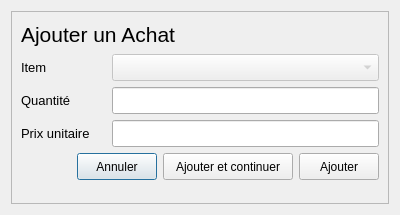
<?xml version="1.0" encoding="UTF-8"?>
<ui version="4.0">
 <class>Dialog</class>
 <widget class="QDialog" name="Dialog">
  <property name="geometry">
   <rect>
    <x>0</x>
    <y>0</y>
    <width>400</width>
    <height>215</height>
   </rect>
  </property>
  <property name="windowTitle">
   <string>Dialog</string>
  </property>
  <layout class="QGridLayout" name="gridLayout">
   <item row="0" column="0">
    <widget class="QFrame" name="frame">
     <property name="frameShape">
      <enum>QFrame::StyledPanel</enum>
     </property>
     <property name="frameShadow">
      <enum>QFrame::Raised</enum>
     </property>
     <layout class="QGridLayout" name="gridLayout_2">
      <item row="0" column="0">
       <layout class="QVBoxLayout" name="verticalLayout">
        <item>
         <layout class="QHBoxLayout" name="horizontalLayout_6">
          <item>
           <widget class="QLabel" name="label_5">
            <property name="minimumSize">
             <size>
              <width>85</width>
              <height>27</height>
             </size>
            </property>
            <property name="font">
             <font>
              <pointsize>16</pointsize>
             </font>
            </property>
            <property name="text">
             <string>Ajouter un Achat</string>
            </property>
            <property name="margin">
             <number>0</number>
            </property>
           </widget>
          </item>
         </layout>
        </item>
        <item>
         <layout class="QHBoxLayout" name="horizontalLayout_3">
          <item>
           <widget class="QLabel" name="label_3">
            <property name="minimumSize">
             <size>
              <width>85</width>
              <height>27</height>
             </size>
            </property>
            <property name="maximumSize">
             <size>
              <width>85</width>
              <height>16777215</height>
             </size>
            </property>
            <property name="font">
             <font>
              <pointsize>10</pointsize>
             </font>
            </property>
            <property name="text">
             <string>Item</string>
            </property>
           </widget>
          </item>
          <item>
           <widget class="QComboBox" name="division_comboBox">
            <property name="enabled">
             <bool>false</bool>
            </property>
            <property name="minimumSize">
             <size>
              <width>220</width>
              <height>27</height>
             </size>
            </property>
           </widget>
          </item>
         </layout>
        </item>
        <item>
         <layout class="QHBoxLayout" name="horizontalLayout">
          <item>
           <widget class="QLabel" name="label">
            <property name="minimumSize">
             <size>
              <width>85</width>
              <height>27</height>
             </size>
            </property>
            <property name="maximumSize">
             <size>
              <width>85</width>
              <height>16777215</height>
             </size>
            </property>
            <property name="font">
             <font>
              <pointsize>10</pointsize>
             </font>
            </property>
            <property name="text">
             <string>Quantité</string>
            </property>
           </widget>
          </item>
          <item>
           <widget class="QLineEdit" name="nom_lineEdit">
            <property name="minimumSize">
             <size>
              <width>220</width>
              <height>27</height>
             </size>
            </property>
            <property name="font">
             <font>
              <pointsize>10</pointsize>
             </font>
            </property>
           </widget>
          </item>
         </layout>
        </item>
        <item>
         <layout class="QHBoxLayout" name="horizontalLayout_2">
          <item>
           <widget class="QLabel" name="label_2">
            <property name="minimumSize">
             <size>
              <width>85</width>
              <height>27</height>
             </size>
            </property>
            <property name="maximumSize">
             <size>
              <width>85</width>
              <height>16777215</height>
             </size>
            </property>
            <property name="font">
             <font>
              <pointsize>10</pointsize>
             </font>
            </property>
            <property name="text">
             <string>Prix unitaire</string>
            </property>
           </widget>
          </item>
          <item>
           <widget class="QLineEdit" name="designation_lineEdit">
            <property name="minimumSize">
             <size>
              <width>220</width>
              <height>27</height>
             </size>
            </property>
            <property name="font">
             <font>
              <pointsize>10</pointsize>
             </font>
            </property>
           </widget>
          </item>
         </layout>
        </item>
        <item>
         <layout class="QHBoxLayout" name="horizontalLayout_5">
          <item>
           <spacer name="horizontalSpacer">
            <property name="orientation">
             <enum>Qt::Horizontal</enum>
            </property>
            <property name="sizeHint" stdset="0">
             <size>
              <width>40</width>
              <height>20</height>
             </size>
            </property>
           </spacer>
          </item>
          <item>
           <widget class="QPushButton" name="annuler_pushButton">
            <property name="minimumSize">
             <size>
              <width>70</width>
              <height>27</height>
             </size>
            </property>
            <property name="text">
             <string>Annuler</string>
            </property>
           </widget>
          </item>
          <item>
           <widget class="QPushButton" name="ajouterPlus_pushButton">
            <property name="minimumSize">
             <size>
              <width>130</width>
              <height>27</height>
             </size>
            </property>
            <property name="text">
             <string>Ajouter et continuer</string>
            </property>
           </widget>
          </item>
          <item>
           <widget class="QPushButton" name="ajouter_pushButton">
            <property name="minimumSize">
             <size>
              <width>70</width>
              <height>27</height>
             </size>
            </property>
            <property name="text">
             <string>Ajouter</string>
            </property>
           </widget>
          </item>
         </layout>
        </item>
       </layout>
      </item>
      <item row="1" column="0">
       <spacer name="verticalSpacer">
        <property name="orientation">
         <enum>Qt::Vertical</enum>
        </property>
        <property name="sizeHint" stdset="0">
         <size>
          <width>20</width>
          <height>2</height>
         </size>
        </property>
       </spacer>
      </item>
     </layout>
    </widget>
   </item>
  </layout>
 </widget>
 <resources/>
 <connections/>
</ui>
